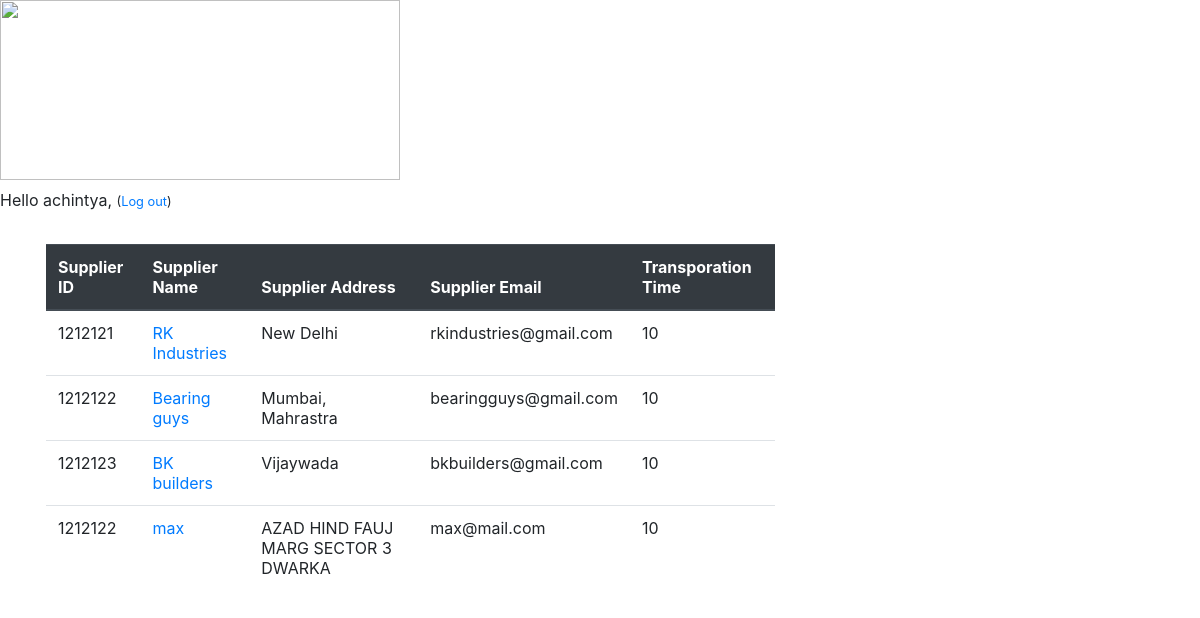
The app's page /supplierlist/ (signed in) with its own data.
### myapp/models.py (models this page shows, shortened)
class Supplier(models.Model):
    supplier_id = models.CharField(max_length=10, null=False)
    supplier_name = models.CharField(max_length=200 )
    supplier_address = models.TextField()
    supplier_email = models.EmailField()
    supplier_time = models.IntegerField(default=10)
    supplier_delay = models.BooleanField(default=False)

### myapp/views.py (the view)
# urls.py: path('supplierlist/', views.supplier_list, name='supplier_list' ),
@login_required
def supplier_list(request):
    if request.user.is_superuser:
        suppliers = Supplier.objects.all()
        for supplier in suppliers:
            if supplier.supplier_delay:
                send_mail('delay', 'you order is delayed kindly hurry', 'achintyashankhdhar@gmail.com', ['ashankahriday@gmail.com'], fail_silently=False)
        return render(request, 'myapp/supplier_list.html', {'suppliers': suppliers})
    else:
        suppliers = Supplier.objects.all()
        user = request.user
        return render(request, 'myapp/supplier_order_list.html', {'suppliers':suppliers,'user':user})

### myapp/templates/myapp/supplier_list.html
{% extends 'myapp/base.html' %}
{% block content %}
    <center>
    <table  class="table table-hover">
        <thead class="thead-dark">
                <tr>
                        <th> Supplier ID </th>
                        <th> Supplier Name </th>
                        <th> Supplier Address </th>
                        <th> Supplier Email </th>
                        <th> Transporation Time </th>
                </tr>
        </thead>
        {% for supplier in suppliers %}
            <tr>
                <td> {{ supplier.supplier_id }} </td>
                <td> <a href="{% url 'supplier_detail' pk=supplier.pk %}">{{ supplier.supplier_name }}</a> </td>
                <td> {{ supplier.supplier_address }} </td>
                <td> {{ supplier.supplier_email }} </td>
                <td> {{ supplier.supplier_time }} </td>
            </tr>
        {% endfor %}
    </table>
</center>
{% endblock %}

### myapp/templates/myapp/base.html (shortened to what this page needs)
{% load static %}
<html>
    <head>
        <link rel="stylesheet" href="https://stackpath.bootstrapcdn.com/bootstrap/4.3.1/css/bootstrap.min.css">        <link rel="stylesheet" href="//maxcdn.bootstrapcdn.com/bootstrap/3.2.0/css/bootstrap-theme.min.css">
        <link rel="stylesheet" href="{% static 'css/stylesheet.css' %}">
    </head>
    <body>
        <div class="page-header">
            <h1><a href="/"><img class = "logo" src = "https://www.skf.com/img/logo.png"></a></h1>
            {% if user.is_authenticated %}
                <p> Hello {{ user.username }}, <small>(<a href="{% url 'logout' %}">Log out</a>)</small></p>
            {% else %}
                <a href="{% url 'login' %}" class="top-menu"><span class="glyphicon glyphicon-lock"></span></a>
            {% endif %}
        </div>
        <div class="content container">
            <div class="row">
                <div class="col-md-8">
                 {% block content %}
                 {% endblock %}
                </div>
            </div>
        </div>
    </body>
</html>

### myapp/static/css/stylesheet.css (style rules this page uses)
.container { padding: 16px; }
.logo { width : 400px; height : 180px; }

### records on screen
Supplier: supplier_id "1212121", supplier_name "RK Industries", supplier_address "New Delhi", supplier_email "rkindustries@gmail.com", supplier_time "10"
Supplier: supplier_id "1212122", supplier_name "Bearing guys", supplier_address "Mumbai, Mahrastra", supplier_email "bearingguys@gmail.com", supplier_time "10"
Supplier: supplier_id "1212123", supplier_name "BK builders", supplier_address "Vijaywada", supplier_email "bkbuilders@gmail.com", supplier_time "10"
Supplier: supplier_id "1212122", supplier_name "max", supplier_address "AZAD HIND FAUJ MARG SECTOR 3 DWARKA", supplier_email "max@mail.com", supplier_time "10"

### other values on screen
{{ user.username }} "achintya"
